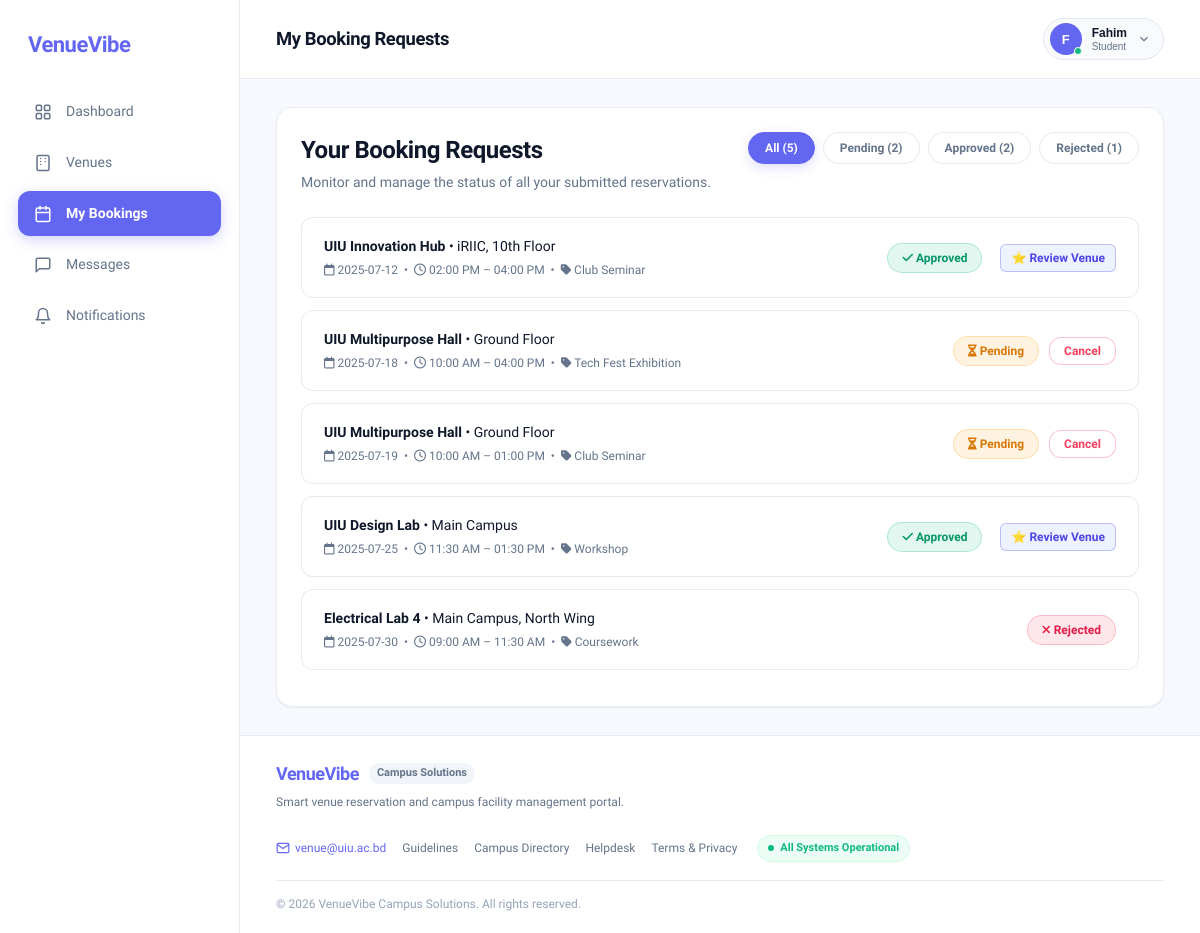
Screenshot of /requests.php with the database file from the repository.
### tables this page shows
CREATE TABLE IF NOT EXISTS requests (
    id INT AUTO_INCREMENT PRIMARY KEY,
    user_id INT NULL,
    venue_name VARCHAR(100) NOT NULL,
    venue_location VARCHAR(150) NOT NULL,
    booking_date DATE NOT NULL,
    booking_time VARCHAR(50) NOT NULL,
    purpose VARCHAR(100) NOT NULL,
    description TEXT,
    attachment VARCHAR(255) NULL,
    status VARCHAR(20) NOT NULL DEFAULT 'Pending',  
    created_at TIMESTAMP DEFAULT CURRENT_TIMESTAMP,
    INDEX idx_booking (venue_name, booking_date, booking_time)
);

### requests.php (the view, shortened to what this page needs)
<?php
require_once 'config.php';
$userName     = $_SESSION['full_name']  ?? 'Fahim';
$userRole     = $_SESSION['role']       ?? 'Student';
$avatarLetter = strtoupper(substr($userName, 0, 1));
$userId       = $_SESSION['user_id']    ?? 2;
$isAdmin      = !empty($_SESSION['is_admin']) || (isset($_SESSION['role']) && strtolower($_SESSION['role']) === 'admin');
$requests = [];
if ($pdo) {
    try {
        if ($isAdmin) {
            $stmt = $pdo->query("SELECT * FROM requests ORDER BY created_at DESC");
            $requests = $stmt->fetchAll();
        } else {
            $stmt = $pdo->prepare("SELECT * FROM requests WHERE user_id = ? OR user_id IS NULL ORDER BY created_at DESC");
            $stmt->execute([$userId]);
            $requests = $stmt->fetchAll();
        }
    } catch (Throwable $e) {
        $requests = [];
    }
}
$countPending  = 0;
$countApproved = 0;
$countRejected = 0;
foreach ($requests as $r) {
    if (($r['status'] ?? '') === 'Approved') $countApproved++;
    elseif (($r['status'] ?? '') === 'Rejected') $countRejected++;
    else $countPending++;
}
?>
<!DOCTYPE html>
<html lang="en">
<head>
  <link rel="stylesheet" href="requests.css">
  <link rel="stylesheet" href="https://cdnjs.cloudflare.com/ajax/libs/font-awesome/6.7.2/css/all.min.css">
</head>
<body>
  <div class="app-container">
    <aside class="sidebar">
      <div class="sidebar-top">
        <a href="venue-list.php" class="brand">
          <span class="brand-text">VenueVibe</span>
        </a>
        <nav class="sidebar-nav">
          <a href="user.php" class="nav-link">
            <svg class="nav-icon" viewBox="0 0 24 24">
              <rect x="3" y="3" width="7" height="7" rx="1.5"></rect>
              <rect x="14" y="3" width="7" height="7" rx="1.5"></rect>
              <rect x="3" y="14" width="7" height="7" rx="1.5"></rect>
              <rect x="14" y="14" width="7" height="7" rx="1.5"></rect>
            </svg>
            <span>Dashboard</span>
          </a>
          <a href="venue-list.php" class="nav-link">
            <span>Venues</span>
          </a>
          <a href="requests.php" class="nav-link active">
            <svg class="nav-icon" viewBox="0 0 24 24">
              <rect x="3" y="4" width="18" height="18" rx="2"></rect>
              <line x1="16" y1="2" x2="16" y2="6"></line>
              <line x1="8" y1="2" x2="8" y2="6"></line>
              <line x1="3" y1="10" x2="21" y2="10"></line>
            </svg>
            <span>My Bookings</span>
          </a>
          <a href="messages.php" class="nav-link" id="navMessages">
            <svg class="nav-icon" viewBox="0 0 24 24">
              <path d="M21 15a2 2 0 0 1-2 2H7l-4 4V5a2 2 0 0 1 2-2h14a2 2 0 0 1 2 2z"></path>
            </svg>
            <span>Messages</span>
          </a>
          <a href="notifications.php" class="nav-link" id="sidebarNotificationsLink">
            <svg class="nav-icon" viewBox="0 0 24 24">
              <path d="M18 8A6 6 0 0 0 6 8c0 7-3 9-3 9h18s-3-2-3-9"></path>
              <path d="M13.73 21a2 2 0 0 1-3.46 0"></path>
            </svg>
            <span>Notifications</span>
          </a>
        </nav>
      </div>
    </aside>
    <main class="main-wrapper">
      <header class="top-header">
        <div class="header-left">
          <h1 class="nav-page-title">My Booking Requests</h1>
        </div>
        <div class="header-right">
          <button class="user-capsule-btn" id="userBtn" title="Account settings & profile" type="button">
            <div class="avatar-wrapper">
              <div class="avatar-letter"><?= htmlspecialchars($avatarLetter) ?></div>
              <span class="online-indicator"></span>
            </div>
            <div class="user-capsule-text">
              <span class="capsule-name"><?= htmlspecialchars($userName) ?></span>
              <span class="capsule-role"><?= htmlspecialchars(ucfirst($userRole)) ?></span>
            </div>
            <svg class="capsule-chevron" viewBox="0 0 24 24">
              <polyline points="6 9 12 15 18 9"></polyline>
            </svg>
          </button>
        </div>
      </header>
      <div class="dashboard-content">
        <div class="panel">
          <div class="requests-header">
            <div>
              <h2>Your Booking Requests</h2>
              <div class="requests-subtext">Monitor and manage the status of all your submitted reservations.</div>
            </div>
            <div class="filter-tabs" id="filterTabs">
              <button type="button" class="filter-tab active" data-filter="all" onclick="filterRequests('all')">All (<?= count($requests) ?>)</button>
              <button type="button" class="filter-tab" data-filter="Pending" onclick="filterRequests('Pending')">Pending (<?= $countPending ?>)</button>
              <button type="button" class="filter-tab" data-filter="Approved" onclick="filterRequests('Approved')">Approved (<?= $countApproved ?>)</button>
              <button type="button" class="filter-tab" data-filter="Rejected" onclick="filterRequests('Rejected')">Rejected (<?= $countRejected ?>)</button>
            </div>
          </div>
          <div id="requestsList">
            <?php if (count($requests) === 0): ?>
              <div class="about-text">You have not submitted any booking requests yet. Browse venues to book your first space!</div>
            <?php else: ?>
              <?php foreach ($requests as $r): ?>
                <?php $status = $r['status'] ?: 'Pending'; ?>
                <div class="request-row" data-status="<?= htmlspecialchars($status) ?>">
                  <div>
                    <div class="request-venue">
                      <strong><?= htmlspecialchars($r['venue_name']) ?></strong> &bull; <?= htmlspecialchars($r['venue_location']) ?>
                    </div>
                    <div class="request-meta">
                      <i class="fa-regular fa-calendar"></i> <?= htmlspecialchars($r['booking_date']) ?>
                      &nbsp;&bull;&nbsp;
                      <i class="fa-regular fa-clock"></i> <?= htmlspecialchars($r['booking_time']) ?>
                      &nbsp;&bull;&nbsp;
                      <i class="fa-solid fa-tag"></i> <?= htmlspecialchars($r['purpose']) ?>
                    </div>
                  </div>
                  <div class="request-action">
                    <?php if ($status === 'Approved'): ?>
                      <span class="status-approved"><i class="fa-solid fa-check"></i> Approved</span>
                      <?php $venueSlug = strtolower(trim(preg_replace('/[^a-zA-Z0-9]+/', '-', $r['venue_name']), '-')); ?>
                      <a href="venue-details.php?venue=<?= urlencode($venueSlug) ?>#add-review-section" style="font-size:12px; color:#4f46e5; text-decoration:none; margin-left:8px; font-weight:600; display:inline-flex; align-items:center; gap:4px; padding:4px 10px; border:1px solid rgba(79,70,229,0.3); border-radius:6px; background:#eef2ff;" title="Share your feedback after using this venue">
                        ⭐ Review Venue
                      </a>
                    <?php elseif ($status === 'Rejected'): ?>
                      <span class="status-rejected"><i class="fa-solid fa-xmark"></i> Rejected</span>
                    <?php else: ?>
                      <span class="status-pending"><i class="fa-solid fa-hourglass-half"></i> Pending</span>
                      <?php if ($isAdmin): ?>
                        <a href="requests.php?action=approve&id=<?= (int)$r['id'] ?>" class="btn-approve" style="background:#10b981;color:#fff;padding:6px 12px;border-radius:var(--radius-md);font-size:12px;text-decoration:none;font-weight:600;margin-left:8px;display:inline-flex;align-items:center;gap:4px;" title="Approve booking"><i class="fa-solid fa-check"></i> Approve</a>
                        <a href="requests.php?action=reject&id=<?= (int)$r['id'] ?>" class="btn-reject" style="background:#ef4444;color:#fff;padding:6px 12px;border-radius:var(--radius-md);font-size:12px;text-decoration:none;font-weight:600;margin-left:6px;display:inline-flex;align-items:center;gap:4px;" title="Reject booking"><i class="fa-solid fa-xmark"></i> Reject</a>
                      <?php else: ?>
                        <button type="button" class="row-cancel-btn" onclick="cancelRequest(<?= (int) $r['id'] ?>)">Cancel</button>
                      <?php endif; ?>
                    <?php endif; ?>
                  </div>
                </div>
              <?php endforeach; ?>
            <?php endif; ?>
          </div>
        </div>
      </div>
      <footer class="app-footer">
        <div class="footer-simple-content">
          <div class="footer-left">
            <div class="footer-brand-title">
              <span class="brand-text">VenueVibe</span>
              <span class="footer-pill-tag">Campus Solutions</span>
            </div>
            <p class="footer-simple-desc">Smart venue reservation and campus facility management portal.</p>
          </div>
          <div class="footer-right">
            <nav class="footer-simple-links">
              <a href="mailto:venue@uiu.ac.bd" class="footer-email-link" title="Contact Email" style="display: inline-flex; align-items: center; gap: 5px; color: var(--primary, #6366f1); font-weight: 500;">
                <svg width="14" height="14" viewBox="0 0 24 24" fill="none" stroke="currentColor" stroke-width="2"><path d="M4 4h16c1.1 0 2 .9 2 2v12c0 1.1-.9 2-2 2H4c-1.1 0-2-.9-2-2V6c0-1.1.9-2 2-2z"></path><polyline points="22,6 12,13 2,6"></polyline></svg>
                <span>venue@uiu.ac.bd</span>
              </a>
              <a href="#">Guidelines</a>
              <a href="#">Campus Directory</a>
              <a href="#">Helpdesk</a>
              <a href="#">Terms & Privacy</a>
            </nav>
            <div class="status-indicator-pill">
              <span class="live-dot"></span>
              <span>All Systems Operational</span>
            </div>
          </div>
        </div>
        <div class="footer-bottom-bar">
          <p>© <span id="year">2026</span> VenueVibe Campus Solutions. All rights reserved.</p>
        </div>
      </footer>
    </main>
  </div>
</body>
</html>

### rows the page displays
requests: venue_name "UIU Innovation Hub", venue_location "iRIIC, 10th Floor", booking_date "2025-07-12", booking_time "02:00 PM – 04:00 PM", purpose "Club Seminar"
requests: venue_name "UIU Multipurpose Hall", venue_location "Ground Floor", booking_date "2025-07-18", booking_time "10:00 AM – 04:00 PM", purpose "Tech Fest Exhibition"
requests: venue_name "UIU Multipurpose Hall", venue_location "Ground Floor", booking_date "2025-07-19", booking_time "10:00 AM – 01:00 PM", purpose "Club Seminar"
requests: venue_name "UIU Design Lab", venue_location "Main Campus", booking_date "2025-07-25", booking_time "11:30 AM – 01:30 PM", purpose "Workshop"
requests: venue_name "Electrical Lab 4", venue_location "Main Campus, North Wing", booking_date "2025-07-30", booking_time "09:00 AM – 11:30 AM", purpose "Coursework", status "Rejected" (drawn)

### other values shown
$avatarLetter "F"
$userName "Fahim"
$userRole "Student"
count($requests) "5"
$countPending "2"
$countApproved "2"
$countRejected "1"
